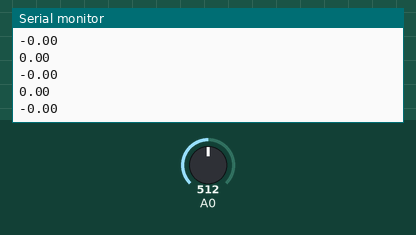
Simulated run of this sketch. Board: Arduino Uno, built with avr-gcc and run on an emulated ATmega328P. Parts: the last lines printed to the serial monitor. Inputs (shaded band) come from the test bench; at power-on: A0 = 512.

Above: at 1.2 s.
1.3 s: A0 set to 716
At 1.8 s:
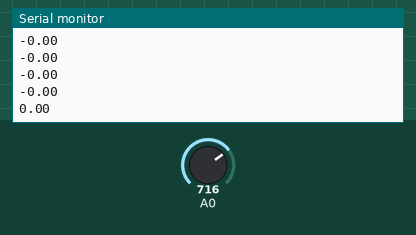
2.8 s: A0 set to 900
At 3.3 s:
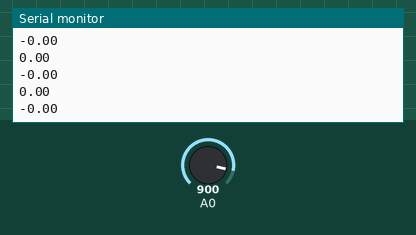
Timing chart, 0 to 5.8 s (numbered marks = the images above; inputs shaded):
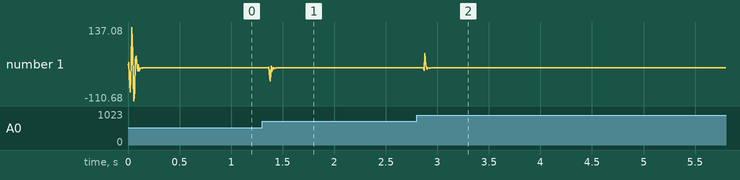

The sketch:

exgpill.ino
```cpp
volatile float signal=0;
float prev_signal=0;


void setup() {
  cli();                      //stop interrupts for till we make the settings
  TCCR1A = 0;                 // Reset entire TCCR1A to 0
  TCCR1B = 0;                 // Reset entire TCCR1B to 0
  TCCR1B |= B00000011;        //Set CS12 to 1 so we get prescalar 64
  TIMSK1 |= B00000010;        //Set OCIE1A to 1 so we enable compare match A
  OCR1A = 500;             //Finally we set compare register A to this value
  sei();
  Serial.begin(9600);
}

void loop() {
  if(signal != prev_signal){
    Serial.println(signal);
    prev_signal= signal;
  }
}


ISR(TIMER1_COMPA_vect){
   TCNT1  = 0;
  float sensor_value = analogRead(A0);
  float output = sensor_value;
  {
    static float z1, z2; // filter section state
    float x = output - 0.05159732*z1 - 0.36347401*z2;
    output = 0.01856301*x + 0.03712602*z1 + 0.01856301*z2;
    z2 = z1;
    z1 = x;
  }
  {
    static float z1, z2; // filter section state
    float x = output - -0.53945795*z1 - 0.39764934*z2;
    output = 1.00000000*x + -2.00000000*z1 + 1.00000000*z2;
    z2 = z1;
    z1 = x;
  }
  {
    static float z1, z2; // filter section state
    float x = output - 0.47319594*z1 - 0.70744137*z2;
    output = 1.00000000*x + 2.00000000*z1 + 1.00000000*z2;
    z2 = z1;
    z1 = x;
  }
  {
    static float z1, z2; // filter section state
    float x = output - -1.00211112*z1 - 0.74520226*z2;
    output = 1.00000000*x + -2.00000000*z1 + 1.00000000*z2;
    z2 = z1;
    z1 = x;
  }
  signal = output;
}
```

Measured:
- after the input at 1.3 s, the serial monitor: prints a new line after 0.07 s (image 1)
- after the input at 2.8 s, the serial monitor: prints a new line after 0.07 s (image 2)
